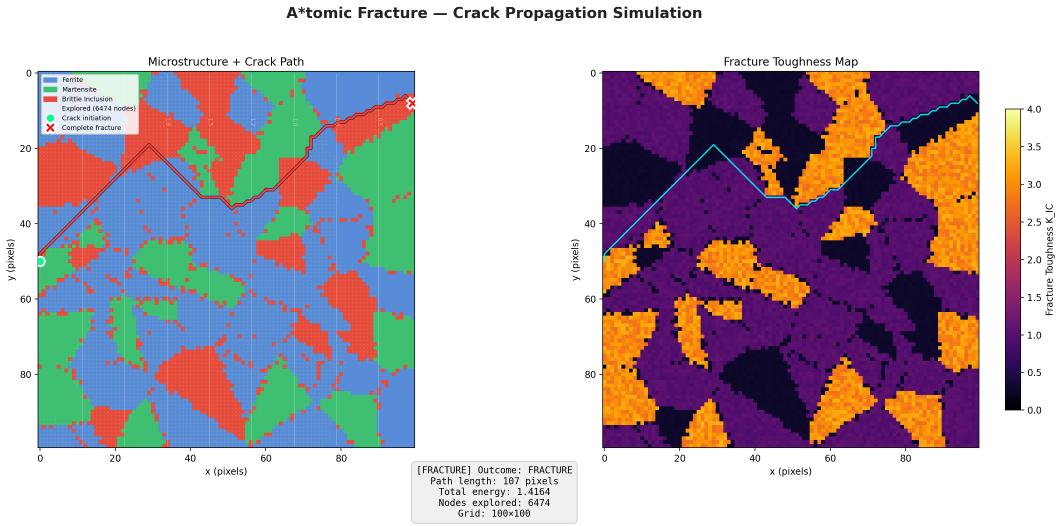
#> input picture crack_result.png, 3185 x 1576 px (shown at 1/3 size)
$ python main.py --image crack_result.png
#> lines starting #> are read from the running program, lines starting #| are printed output that depends on the picture
### image_loader.py
"""
image_loader.py — Real Microstructure Image Input

Load SEM/EBSD images and segment them into metallurgical phases
for crack propagation simulation.

Supports:
  - Grayscale SEM images (auto-segment via K-means or Otsu thresholding)
  - EBSD phase maps (color-coded, map colors to phases)
  - Any image format supported by PIL (PNG, TIFF, JPEG, BMP)
"""

from pathlib import Path

import numpy as np
from PIL import Image
from skimage import filters, morphology, segmentation
from sklearn.cluster import KMeans

from environment import (PHASE_FERRITE, PHASE_INCLUSION, PHASE_MARTENSITE,
                         PHASE_TOUGHNESS, Microstructure)

DEFAULT_PROPERTY_MAP = {
    "dark": {
        "phase": PHASE_INCLUSION,
        "label": "Brittle Inclusion (dark regions)",
        "k_ic": PHASE_TOUGHNESS[PHASE_INCLUSION],
    },
    "medium": {
        "phase": PHASE_FERRITE,
        "label": "Ferrite (medium intensity)",
        "k_ic": PHASE_TOUGHNESS[PHASE_FERRITE],
    },
    "bright": {
        "phase": PHASE_MARTENSITE,
        "label": "Martensite (bright regions)",
        "k_ic": PHASE_TOUGHNESS[PHASE_MARTENSITE],
    },
}


def load_image(
    path: str | Path, target_size: tuple[int, int] | None = None
) -> np.ndarray:
    """
    Load an image and convert to grayscale numpy array.

    Parameters
    ----------
    path : str or Path
        Path to the image file.
    target_size : tuple (width, height) or None
        If provided, resize the image to this size.

    Returns
    -------
    np.ndarray : Grayscale image as float array in [0, 1].
    """
#> called with path = 'crack_result.png', target_size = (100, 100)
    img = Image.open(path)
#> img is the input picture: PIL image 3185x1576 RGBA; mean R, G, B, A 180.7, 169.6, 176.9, 255

    if img.mode != "L":
        img = img.convert("L")
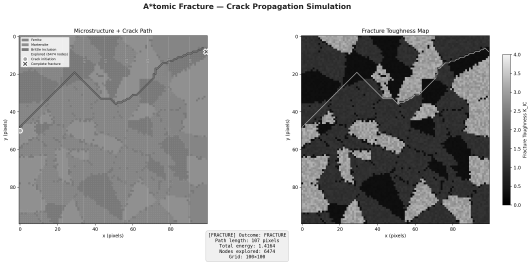
#> img: PIL image 3185x1576 L (shown at 1/6 size); min 0, max 255, mean 173.7

    if target_size is not None:
        img = img.resize(target_size, Image.LANCZOS)
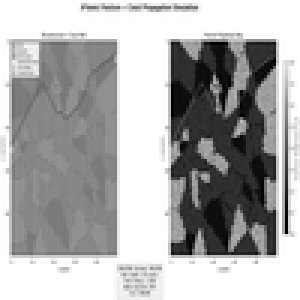
#> img: PIL image 100x100 L (shown 3 times larger); min 0, max 255, mean 173.1

    return np.array(img, dtype=float) / 255.0


def segment_kmeans(image: np.ndarray, n_phases: int = 3) -> np.ndarray:
    """
    Segment grayscale image into phases using K-means clustering.

    Parameters
    ----------
    image : np.ndarray
        Grayscale image (H, W) with values in [0, 1].
    n_phases : int
        Number of phases to segment into (default: 3).

    Returns
    -------
    np.ndarray : Phase label grid (H, W) with labels 0..n_phases-1,
                 ordered by intensity (0 = darkest, n-1 = brightest).
    """
#> called with n_phases = 3
    H, W = image.shape
    pixels = image.reshape(-1, 1)
#> pixels = 10000 values, max 1 at index 0, min 0 at index 1470, mean 0.679

    kmeans = KMeans(n_clusters=n_phases, random_state=42, n_init=10)
    labels = kmeans.fit_predict(pixels).reshape(H, W)
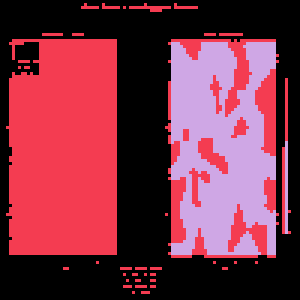
#> labels: shape (100, 100) int32 (shown 3 times larger); 3 distinct labels, from 0 to 2; one colour per label, 0 black

    centers = kmeans.cluster_centers_.flatten()
    order = np.argsort(centers)
    remap = np.zeros(n_phases, dtype=int)
    for new_label, old_label in enumerate(order):
        remap[old_label] = new_label

    return remap[labels]
#> returned value: shape (100, 100) int64; 3 distinct labels, from 0 to 2
#> (the rest of the program and of its run is left out)
